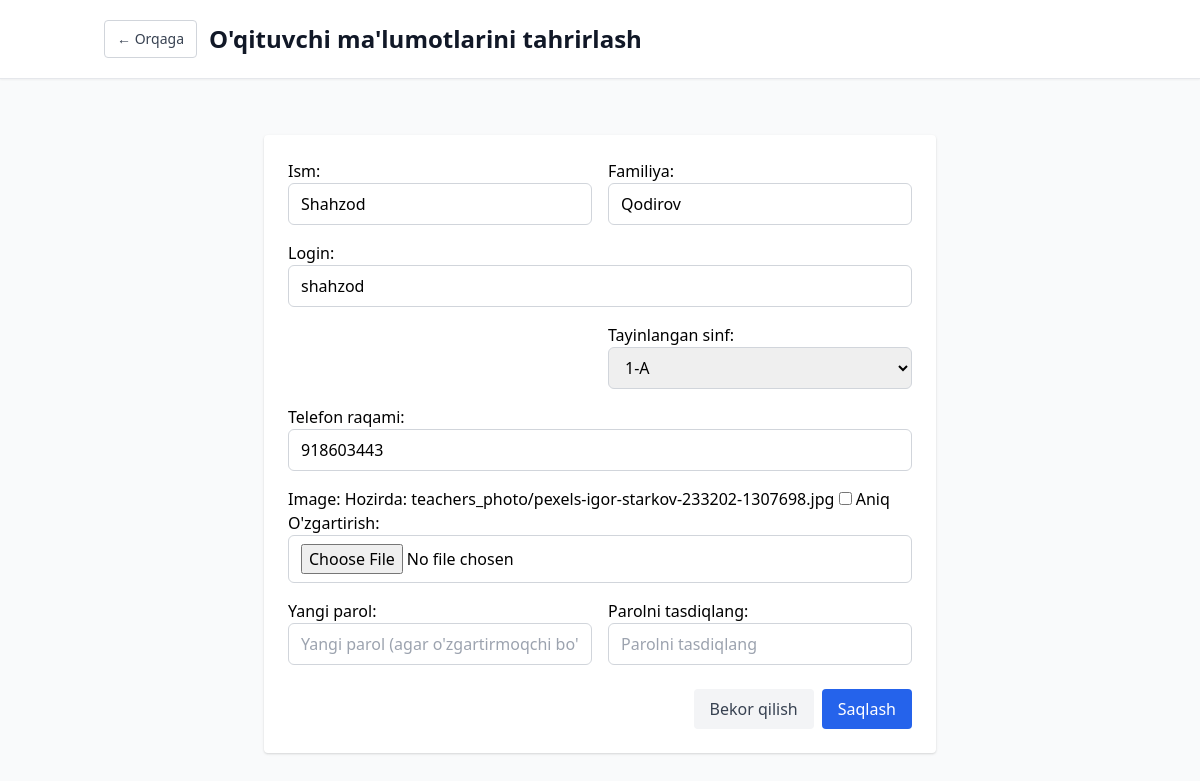
Page /manager/teachers/1/edit/ (signed in) on the committed database.
### main_app/models.py (models this page shows, shortened)
class User(AbstractUser):
    ROLE_CHOICES = [
        ('teacher', "O'qituvchi"),
        ('manager', "Menejer"),
    ]
    role = models.CharField(max_length=10, choices=ROLE_CHOICES, default='teacher')
    first_name = models.CharField(max_length=100, verbose_name="Ism")
    last_name = models.CharField(max_length=100, verbose_name="Familiya")
    class Meta:
        verbose_name = "Xodim"
        verbose_name_plural = "Xodimlar"

class Teacher(models.Model):
    user = models.OneToOneField(User, on_delete=models.CASCADE, related_name='teacher_profile')
    class_assigned = models.ForeignKey(Class, on_delete=models.CASCADE, verbose_name="Tayinlangan sinf")
    phone_number = models.CharField(max_length=17, blank=True, verbose_name="Telefon raqami")
    is_active = models.BooleanField(default=True, verbose_name="Faol")
    image = models.ImageField(upload_to="teachers_photo/", null=True, blank=True)
    hire_date = models.DateField(default=timezone.now, verbose_name="Ishga qabul qilingan sana")
    class Meta:
        verbose_name = "O'qituvchi"
        verbose_name_plural = "O'qituvchilar"

### main_app/views.py (the view)
# urls.py: path('manager/teachers/<int:teacher_id>/edit/', views.manager_teachers_edit, name='manager_teachers_edit'),
@login_required
def manager_teachers_edit(request, teacher_id):
    teacher = get_object_or_404(Teacher, id=teacher_id)
    user = teacher.user
    if request.method == 'POST':
        form = TeacherEditForm(request.POST, request.FILES, instance=teacher, user_instance=user)
        if form.is_valid():
            teacher = form.save()
            user.first_name = form.cleaned_data['first_name']
            user.last_name = form.cleaned_data['last_name']
            user.username = form.cleaned_data['username']
            if form.cleaned_data['password']:
                user.set_password(form.cleaned_data['password'])
            user.save()
            messages.success(request, f"O'qituvchi {user.get_full_name()} ma'lumotlari yangilandi!")
            return redirect('feedback:manager_teachers')
        else:
            messages.error(request, "Formada xatoliklar mavjud. Iltimos tekshirib ko'ring.")
    else:
        form = TeacherEditForm(instance=teacher, user_instance=user)
    return render(request, 'manager/teacher_edit.html', {
        'form': form,
        'teacher': teacher
    })

### main_app/models.py (called while the page is built)
    def __str__(self):
        return self.name

### templates/manager/teacher_edit.html (shortened to what this page needs)
{% extends 'base.html' %}
{% block content %}
<div class="min-h-screen bg-gray-50">
    <header class="bg-white shadow-sm border-b mb-6">
        <div class="container mx-auto px-4 py-5 flex flex-col sm:flex-row items-start sm:items-center gap-3">
            <a href="{% url 'feedback:manager_teachers' %}"
               class="inline-flex items-center px-3 py-2 border border-gray-300 text-sm font-medium rounded text-gray-700 bg-white hover:bg-gray-50">
                ← Orqaga
            </a>
            <h1 class="text-xl sm:text-2xl font-bold text-gray-900">O'qituvchi ma'lumotlarini tahrirlash</h1>
        </div>
    </header>
    <div class="container mx-auto px-4 py-8">
        <div class="bg-white shadow rounded p-6 mx-auto w-full max-w-2xl">
            <form method="post" enctype="multipart/form-data">
                <div class="grid grid-cols-1 sm:grid-cols-2 gap-4">
                    <div>
                        {{ form.first_name.label_tag }}
                        {{ form.first_name }}
                    </div>
                    <div>
                        {{ form.last_name.label_tag }}
                        {{ form.last_name }}
                    </div>
                    <div class="sm:col-span-2">
                        {{ form.username.label_tag }}
                        {{ form.username }}
                    </div>
                    <div>
                    </div>
                    <div>
                        {{ form.class_assigned.label_tag }}
                        {{ form.class_assigned }}
                    </div>
                    <div class="sm:col-span-2">
                        {{ form.phone_number.label_tag }}
                        {{ form.phone_number }}
                    </div>
                    <div class="sm:col-span-2">
                        {{ form.image.label_tag }}
                        {{ form.image }}
                    </div>
                    <div>
                        {{ form.password.label_tag }}
                        {{ form.password }}
                    </div>
                    <div>
                        {{ form.confirm_password.label_tag }}
                        {{ form.confirm_password }}
                    </div>
                </div>
                <div class="mt-6 flex flex-col sm:flex-row sm:justify-end gap-2">
                    <a href="{% url 'feedback:manager_teachers' %}" class="px-4 py-2 bg-gray-100 text-gray-700 rounded hover:bg-gray-200">
                        Bekor qilish
                    </a>
                    <button type="submit" class="bg-blue-600 text-white px-4 py-2 rounded hover:bg-blue-700">
                        Saqlash
                    </button>
                </div>
            </form>
        </div>
    </div>
</div>
{% endblock %}

### static/css/style.css (style rules this page uses)
body { font-family: "Segoe UI", Tahoma, Geneva, Verdana, sans-serif; background-color: #f8f9fa; }

### rows in the picture
User: first_name "Shahzod", last_name "Qodirov", username "shahzod"
Teacher: class_assigned "1-A", phone_number "918603443"
